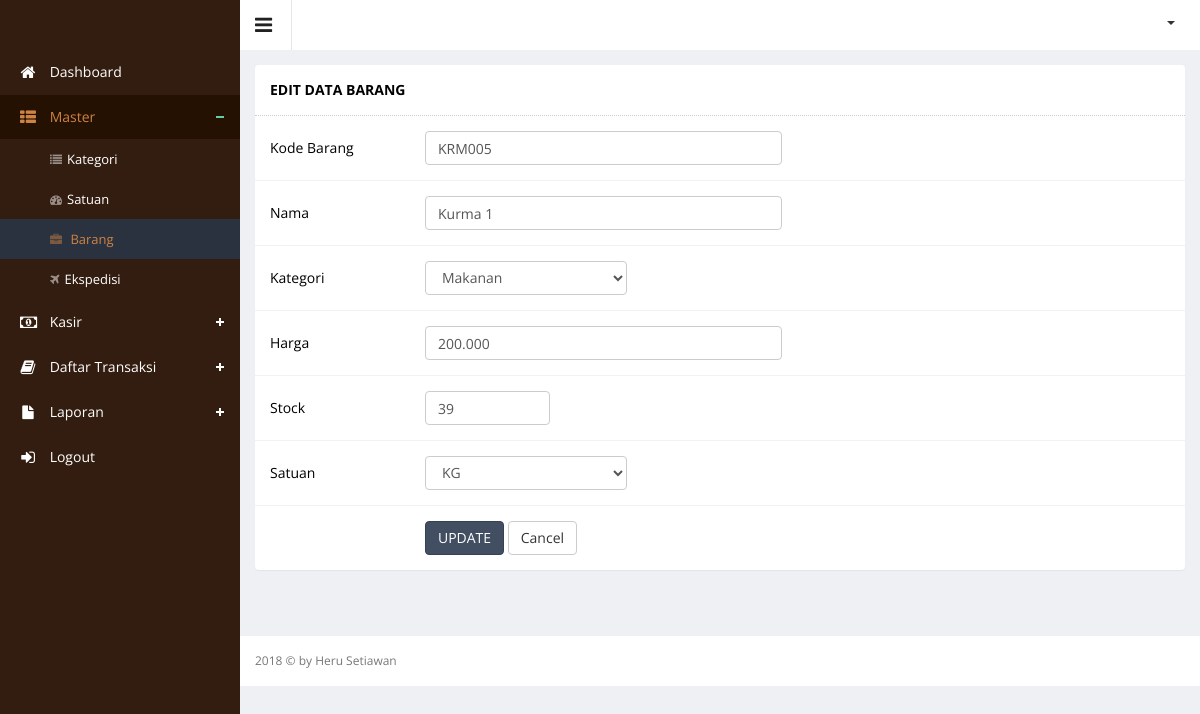
The page /index.php?hal=master/barang/edit&id=7 (signed in) on the database its author committed.
### tables this page shows
CREATE TABLE `barang` (
  `id` int(11) NOT NULL,
  `kdbrg` varchar(50) NOT NULL,
  `nmbrg` varchar(100) NOT NULL,
  `harga` int(11) NOT NULL,
  `stock` int(11) NOT NULL,
  `tanggal` datetime NOT NULL,
  `category_id` int(11) NOT NULL,
  `id_satuan` int(11) NOT NULL
);

CREATE TABLE `category` (
  `category_id` int(11) NOT NULL,
  `category_name` varchar(250) DEFAULT NULL,
  `category_status` enum('Y','N') DEFAULT NULL
);

CREATE TABLE `satuan` (
  `id_satuan` int(5) NOT NULL,
  `nmsatuan` varchar(50) NOT NULL
);

### master/barang/edit.php (the view, shortened to what this page needs)
<?php
$id = $_GET['id'];
$queryRowProduct = $connect->query("SELECT barang.id, barang.kdbrg, barang.nmbrg, barang.harga, barang.stock, category.category_id, category.category_name, satuan.id_satuan, satuan.nmsatuan
                             FROM barang
                             JOIN category ON barang.category_id = category.category_id
                             JOIN satuan ON barang.id_satuan = satuan.id_satuan
                             where id = '".$id."'");
$rowProduct = mysqli_fetch_array($queryRowProduct);
 ?>
        <div class="wrapper">
            <div class="row">
                <div class="col-lg-12">
                    <section class="panel">
                        <header class="panel-heading">
                           EDIT DATA BARANG
                        </header>
                        <div class="panel-body">
                            <div class=" form">
                                <form class="cmxform form-horizontal adminex-form" id="commentForm" method="POST" enctype="multipart/form-data"  action="">
                                    <div class="form-group ">
                                        <label for="kode_barang" class="control-label col-lg-2" style="text-align: left;">Kode Barang</label>
                                        <div class="col-lg-5">
                                            <input class=" form-control" id="kode_barang" name="kode_barang" minlength="2" type="text" value="<?php echo $rowProduct['kdbrg']  ?>" required/>
                                        </div>
                                    </div>
                                    <div class="form-group ">
                                        <label for="cname" class="control-label col-lg-2" style="text-align: left;">Nama</label>
                                        <div class="col-lg-5">
                                            <input class=" form-control" id="cname" name="product_name" minlength="2" type="text" value="<?php echo $rowProduct['nmbrg']  ?>" required/>
                                        </div>
                                    </div>
                                     <div class="form-group ">
                                        <label for="cemail" class="control-label col-lg-2" style="text-align: left;">Kategori</label>
                                        <div class="col-lg-3">
                                            <select name="product_category" class="form-control " required>
                                                <option value="<?=$rowProduct['category_id']?>"><?=$rowProduct['category_name']?></option>
                                            </select>
                                        </div>
                                    </div>
                                    <div class="form-group ">
                                        <label for="cemail" class="control-label col-lg-2" style="text-align: left;">Harga </label>
                                        <div class="col-lg-5">
                                            <input class="form-control " id="tanpa-rupiah" type="text" name="product_price" value="<?php echo number_format($rowProduct['harga'], 0, ',', '.');  ?>" required />
                                        </div>
                                    </div>
                                    <div class="form-group ">
                                        <label for="curl" class="control-label col-lg-2" style="text-align: left;">Stock</label>
                                        <div class="col-lg-2">
                                            <input class="form-control " id="tanpa-rupiah" type="text" name="product_stock" value="<?php echo $rowProduct['stock']; ?>" />
                                        </div>
                                    </div>
                                     <div class="form-group ">
                                        <label for="cemail" class="control-label col-lg-2" style="text-align: left;">Satuan</label>
                                        <div class="col-lg-3">
                                            <select name="satuan" class="form-control " >
                                                <option value="<?=$rowProduct['id_satuan']?>"><?=$rowProduct['nmsatuan']?></option>
                                            </select>
                                        </div>
                                    </div>
                                    <div class="form-group">
                                        <div class="col-lg-offset-2 col-lg-5">
                                            <button class="btn btn-primary" type="submit" name="ubah">UPDATE</button>
                                            <a href="?hal=master/barang/list">
                                            <button class="btn btn-default" type="button">Cancel</button>
                                            </a>
                                        </div>
                                    </div>
                                </form>
                            </div>
                        </div>
                    </section>
                </div>
            </div>
        </div>

### rows shown on the page
barang: kode_barang "KRM005", product_name "Kurma 1", product_category "Makanan", product_price "200.000", product_stock "39", satuan "KG"
